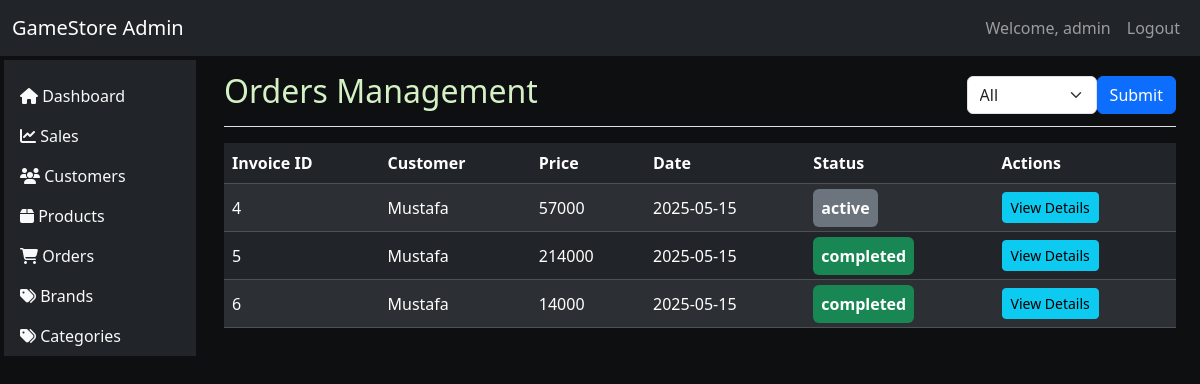
The app's page /admin/orders.php (signed in) with its own data.
### tables this page shows
CREATE TABLE `invoices` (
  `id` int(11) NOT NULL,
  `customer_id` int(11) NOT NULL,
  `location` varchar(50) NOT NULL,
  `quantity` int(11) NOT NULL,
  `delivery_price` double NOT NULL,
  `total_price` double NOT NULL,
  `status` enum('waiting','active','delivering','completed','canceled') NOT NULL,
  `created_at` date NOT NULL DEFAULT current_timestamp()
);

CREATE TABLE `customers` (
  `id` int(11) NOT NULL,
  `customer_name` varchar(40) NOT NULL,
  `customer_email` varchar(150) NOT NULL,
  `customer_phone` varchar(12) NOT NULL,
  `customer_password` text NOT NULL,
  `customer_image` text NOT NULL,
  `created_at` date NOT NULL DEFAULT current_timestamp()
);

### app/php/admin/invoice/functions.php (called while the page is built, shortened)
<?php
function getAllInvoices($status = null)
{
    global $connect;
    try {
        $sql = "SELECT invoices.*, customers.customer_name AS customer_name,
        customers.customer_email AS customer_email
        FROM invoices LEFT JOIN customers ON invoices.customer_id = customers.id";
        $stmt = $connect->prepare($sql);
        $stmt->execute();
        return $stmt->fetchAll(PDO::FETCH_ASSOC);
    } catch (PDOException $e) {
        error_log("Error getting all invoices: " . $e->getMessage());
        return false;
    }
}
function getInvoiceStatusClass($status)
{
    switch (strtolower($status)) {
        case 'completed':
            return 'success';
        case 'active':
            return 'secondary';
    }
}

### admin/orders.php (the view, shortened to what this page needs)
<?php
include "../app/php/config/config.php";
include "../app/php/admin/invoice/functions.php";
$invoices = getAllInvoices();
include "../components/admin/app.php";
?>
<div class="container-fluid">
    <div class="row">
        <div class="col-md-2 p-1 sidebar">
            <?php include "../components/admin/sidebar.php"; ?>
        </div>
        <main role="main" class="col-md-10 ml-sm-auto px-4">
            <div class="d-flex justify-content-between flex-wrap flex-md-nowrap align-items-center pt-3 pb-2 mb-3 border-bottom">
                <h2>Orders Management</h2>
                <form action="<?php echo htmlspecialchars($_SERVER["PHP_SELF"]); ?>" method="POST"
                    class="d-flex align-items-center">
                    <select class="form-select" id="status" name="status">
                        <option value="" selected>All</option>
                    </select>
                    <button type="submit" name="update_status" class="btn btn-primary">Submit</button>
                </form>
            </div>
            <div class="table-responsive">
                <table class="table table-dark table-striped">
                    <thead>
                        <tr>
                            <th>Invoice ID</th>
                            <th>Customer</th>
                            <th>Price</th>
                            <th>Date</th>
                            <th>Status</th>
                            <th>Actions</th>
                        </tr>
                    </thead>
                    <tbody>
                        <?php foreach ($invoices as $invoice): ?>
                            <tr>
                                <td><?php echo $invoice['id']; ?></td>
                                <td><?php echo $invoice['customer_name']; ?></td>
                                <td><?php echo $invoice['total_price']; ?></td>
                                <td><?php echo date('Y-m-d', strtotime($invoice['created_at'])); ?></td>
                                <td>
                                    <span class="p-2 text-white bg-<?php echo getInvoiceStatusClass($invoice['status']); ?> rounded">
                                        <strong>
                                            <?php echo $invoice['status']; ?>
                                        </strong>
                                    </span>
                                </td>
                                <td>
                                    <a href="order_details.php?id=<?php echo $invoice['id']; ?>" class="btn btn-info btn-sm">View Details</a>
                                </td>
                            </tr>
                        <?php endforeach; ?>
                    </tbody>
                </table>
            </div>
        </main>
    </div>
</div>
<?php include "../components/admin/footer.php"; ?>

### components/admin/app.php (style rules this page uses)
table td { vertical-align: middle; }
body { background-color: #0e0f11; color: #d4f1c5; font-family: 'Segoe UI', Tahoma, Geneva, Verdana, sans-serif; }

### records on screen
invoices: id "4", customer.customer_name "Mustafa", total_price "57000", created_at "2025-05-15", status "active"
invoices: id "5", customer.customer_name "Mustafa", total_price "214000", created_at "2025-05-15", status "completed"
invoices: id "6", customer.customer_name "Mustafa", total_price "14000", created_at "2025-05-15", status "completed"

### other values on screen
$_SESSION["username"] "admin"
